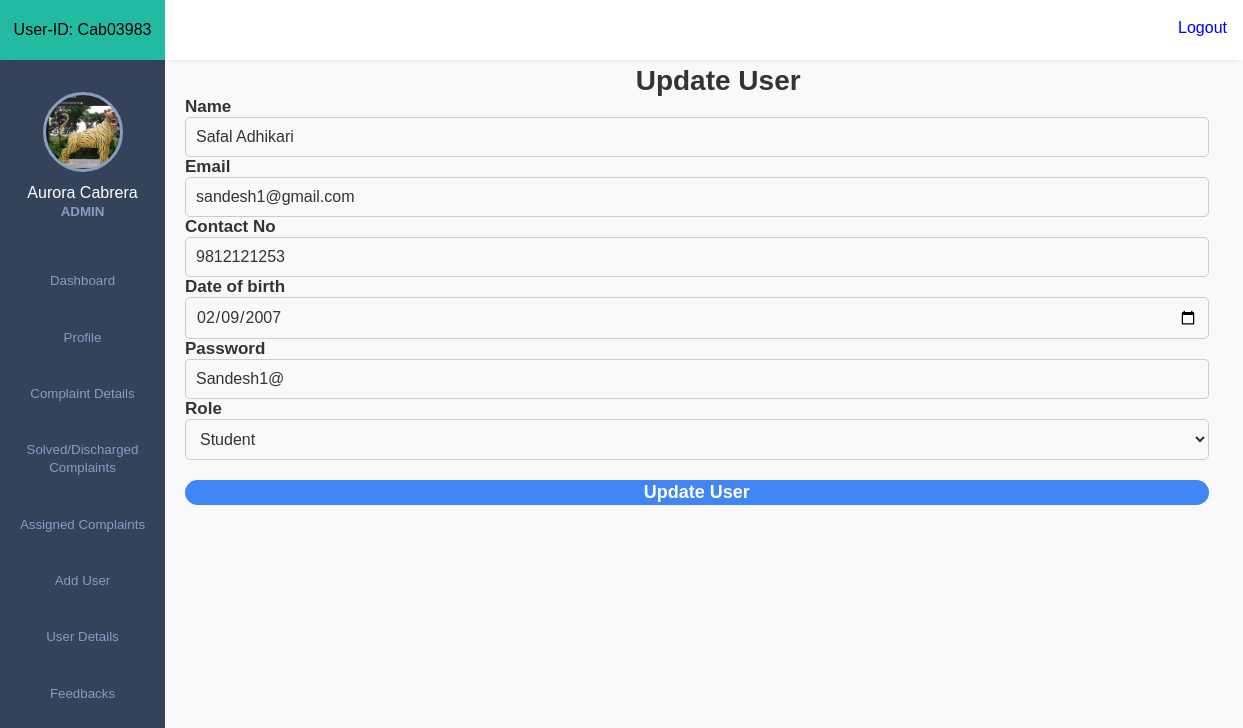
Screenshot of /crude_a/update.php?id=1 (signed in) with the database file from the repository.
### tables this page shows
CREATE TABLE `register` (
  `id` int(11) NOT NULL,
  `name` varchar(255) DEFAULT NULL,
  `email` varchar(50) NOT NULL,
  `phone` varchar(10) DEFAULT NULL,
  `dob` varchar(20) DEFAULT NULL,
  `password` varchar(50) DEFAULT NULL,
  `role` varchar(20) DEFAULT NULL,
  `registration_datetime` datetime DEFAULT current_timestamp(),
  `last_login_time` datetime DEFAULT NULL,
  `fake_user` varchar(8) DEFAULT NULL,
  `profile_image` varchar(255) DEFAULT NULL
);

### crude_a/update.php (the view, shortened to what this page needs)
<?php
include_once('../dashboard_a/admin_dash.php');
include_once('../connection/connection.php');
if (isset($_GET['id'])) {
    $userId = $_GET['id'];
    $selectQuery = "SELECT id, name, email, phone, dob, password, role FROM register WHERE id = '$userId'";
    $selectExe = mysqli_query($con, $selectQuery);
    $user = mysqli_fetch_assoc($selectExe);
}
?>
<!DOCTYPE html>
<html lang="en">
<head>
    <link rel="stylesheet" href="../register/userregister.css">
    <link rel="stylesheet" href="../dashboard_a/style.css">
</head>
<body>
<div class="main-content">
    <div class="form-content">
        <form id="registration-form" action="" method="POST" onsubmit="return validateForm()">
            <h3>Update User</h3>
            <div class="textfield">
                <label for="name">Name</label>
                <input type="text" id="name" name="name" required placeholder="Enter Your Name"
                    value="<?php echo $user['name']; ?>">
                <label for="email">Email</label>
                <input type="email" id="email" name="email" required placeholder="Enter Your Email"
                    value="<?php echo $user['email']; ?>">
                <label for="contact">Contact No</label>
                <input type="tel" id="contact" name="contact" required placeholder="Enter Your Phone Number"
                    value="<?php echo $user['phone']; ?>">
                <label for="dob">Date of birth</label>
                <input type="date" id="dob" name="dob" required value="<?php echo $user['dob']; ?>">
                <label for="password">Password</label>
                <input type="text" id="password" name="password" required placeholder="Password"
                    value="<?php echo $user['password']; ?>">
                <label for="role">Role</label>
                <select name="role" id="role" class="roles" required>
                    <option value="student" <?php if ($user['role'] == 'student') echo 'selected'; ?>>Student</option>
                </select>
            </div>
            <input type="submit" name="submit" value="Update User" class="form-button">
        </form>
    </div>
</div>
</body>
</html>

### dashboard_a/admin_dash.php (shortened to what this page needs)
<!DOCTYPE html>
<html lang="en">
<head>
    <link rel="stylesheet" href="style.css">
    <link rel="stylesheet"
        href="https://maxst.icons8.com/vue-static/landings/line-awesome/line-awesome/1.3.0/css/line-awesome.min.css">
</head>
<body>
    <?php
    include_once('../connection/connection.php');
    $userId = $_SESSION['user_id'];
    $selectQuery = "SELECT fake_user FROM register WHERE id = '$userId'";
    $selectExe = mysqli_query($con, $selectQuery);
    $row = mysqli_fetch_assoc($selectExe);
    if (isset($_SESSION['user_name'])) {
        $userName = $_SESSION['user_name'];
        $userType = $_SESSION['role'];
    } else {
        header("Location: ../login/login.php");
        exit();
    }
    ?>
    <div class="sidebar">
        <div class="side-header">
            <p><span>User-ID: <?php echo $row['fake_user']; ?></span></p>
        </div>
        <div class="side-content">
            <div class="profile">
                <?php
    if (isset($_SESSION['fake_user'])) {
        $fakeUserID = $_SESSION['fake_user'];
        $selectQuery = "SELECT id, name, fake_user, profile_image FROM register WHERE fake_user = '$fakeUserID'";
        $selectExe = mysqli_query($con, $selectQuery);
        if (mysqli_num_rows($selectExe) > 0) {
            $row = mysqli_fetch_assoc($selectExe);
            $img = $row['profile_image'];
            $userName = $row['name'];
            if ($img && file_exists('../photoes/' . $img)) {
                $profileImageURL = '../photoes/' . $img;
            } else {
                $profileImageURL = '../photoes/user.png';
            }
        } else {
            echo "No user found with the specified fake_user ID.";
        }
    } else {
        echo "Session 'fake_user' variable not set or session not started.";
    }
    ?>
                <div class="profile-img bg-img" style="background-image: url('<?php echo $profileImageURL; ?>');"></div>
                <h4><?php echo $userName; ?></h4>
                <small style="text-transform: uppercase"><?php echo $userType; ?></small>
            </div>
            <div class="side-menu">
                <ul>
                    <li>
                        <a href="../dashboard_a/content.php">
                            <small>Dashboard</small>
                        </a>
                    </li>
                    <li>
                        <a href="../profile_a/profile_setting.php">
                            <small>Profile</small>
                        </a>
                    </li>
                    <li>
                        <a href="../dashboard_a/complaint_details.php">
                            <small>Complaint Details</small>
                        </a>
                    </li>
                    <li>
                        <a href="../dashboard_a/solved_comp.php">
                            <small>Solved/Discharged Complaints</small>
                        </a>
                    </li>
                    <li>
                        <a href="../dashboard_a/assigned_comp.php">
                            <small>Assigned Complaints</small>
                        </a>
                    </li>
                    <li>
                        <a href="../dashboard_a/adduser.php">
                            <small>Add User</small>
                        </a>
                    </li>
                    <li>
                        <a href="../dashboard_a/userdetails.php">
                            <small>User Details</small>
                        </a>
                    </li>
                    <li>
                        <a href="../dashboard_a/feedback.php">
                            <small>Feedbacks</small>
                        </a>
                    </li>
                </ul>
            </div>
        </div>
    </div>
    <div class="main-content">
        <header>
            <div class="header-content">
                <div class="header-menu">
                    <div class="user">
                        <div class="bg-img" style="background-image: url(img/1.jpeg)"></div>
                        <a href="../login/logout.php" style="text-decoration: none;">
                            <span style="font-size:16px">Logout</span></a>
                    </div>
                </div>
            </div>
        </header>
    </div>
</body>
</html>

### dashboard/password/style.css (style rules this page uses)
#password { border-radius: 4px; align-items: center; justify-content: center; display: flex; }

### register/userregister.css (style rules this page uses)
body { margin: 0; padding: 0; font-family: Arial, sans-serif; background: #f1f1f1; }
.form-content { background: #f9f9f9; margin-top: 45px; border-bottom-right-radius: 8px; padding: 20px; box-shadow: 0px 7px 10px rgba(0, 0, 0, 0.1); width: 89vw; height: 100vh; }
h3 { margin-top: 0; font-size: 28px; text-align: center; color: #333; }
.textfield { position: relative; margin-bottom: 20px; display: flex; flex-direction: column; }
.textfield label { left: 10px; font-weight: bold; font-size: 17px; color: #333; pointer-events: none; transition: all 0.3s ease; }
.textfield input { width: 96%; padding: 10px; border: 1px solid #ccc; border-radius: 5px; font-size: 16px; color: #333; background: #f9f9f9; outline: none; }
.roles { width: 96%; padding: 10px; border: 1px solid #ccc; border-radius: 5px; font-size: 16px; color: #333333; background: #f9f9f9; outline: none; }
.form-button { display: block; width: 96%; padding: 2px; border: none; border-radius: 30px; background: #4285f4; color: #fff; font-size: 18px; font-weight: bold; cursor: pointer; transition: all 0.3s ease; }

### dashboard_a/style.css (style rules this page uses)
:root { --main-color: #22BAA0; --color-dark: #34425A; --text-grey: #B0B0B0; }
* { margin: 0; padding: 0; text-decoration: none; list-style-type: none; box-sizing: border-box; font-family: 'Merriweather', sans-serif; }
.sidebar { position: fixed; height: 100%; width: 165px; left: 0; bottom: 0; top: 0; z-index: 100; background: var(--color-dark); transition: left 300ms; }
.side-header { box-shadow: 0px 5px 5px -5px rgb(0 0 0 /10%); background: var(--main-color); height: 60px; display: flex; justify-content: center; align-items: center; }
.side-content { height: calc(100vh - 60px); overflow: auto; }
.profile { text-align: center; padding: 2rem 0rem; }
.bg-img { background-repeat: no-repeat; background-size: cover; border-radius: 50%; background-size: cover; }
.profile-img { height: 80px; width: 80px; display: inline-block; margin: 0 auto .5rem auto; border: 3px solid #899DC1; }
.profile h4 { color: #fff; font-weight: 500; }
.profile small { color: #899DC1; font-weight: 600; }
.side-menu ul { text-align: center; }
.side-menu a { display: block; padding: 1.2rem 0rem; }
.side-menu a span, .side-menu a small { color: #899DC1; }
.main-content { margin-left: 165px; width: calc(100% - 165px); transition: margin-left 300ms; }
header { position: fixed; right: 0; top: 0; left: 165px; z-index: 100; height: 60px; box-shadow: 0px 5px 5px -5px rgb(0 0 0 /10%); background: #fff; transition: left 300ms; }
.header-content, .header-menu { display: flex; align-items: center; }
.header-content { justify-content: space-between; padding: 0rem 1rem; }
.header-menu { justify-content: flex-end; padding-top: .5rem; }
.user { display: flex; align-items: center; }
.user div, .client-img { height: 40px; width: 40px; margin-right: 1rem; }
.user span:last-child { display: inline-block; margin-left: .3rem; font-size: .8rem; }
input, button, select { outline: none; }

### rows the page displays
register: fake_user "Cab03983", profile_image (picture), name "Aurora Cabrera"
register: name "Safal Adhikari", email "sandesh1@gmail.com", contact "9812121253", dob "02/09/2007", password "Sandesh1@"

### other values shown
$userType "ADMIN"
